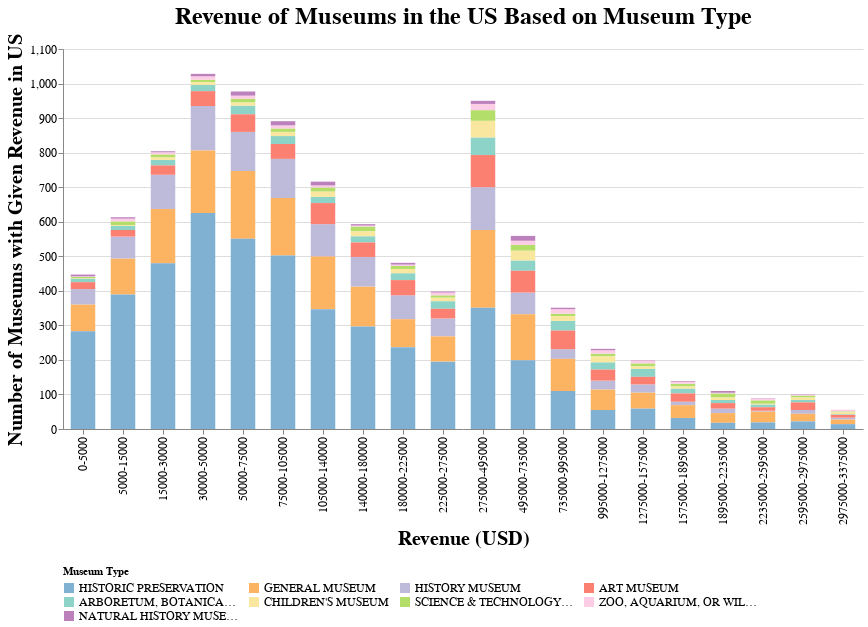

Notebook cell for this chart:
### Code cell
large

### Figure 1 — Vega-Lite specification as saved in the notebook (floating-point values rounded to 4 significant figures; data arrays with more than 128 entries replaced by an {"elided": "..."} marker saying what was removed)
{"config": {"view": {"continuousWidth": 400, "continuousHeight": 300, "strokeWidth": 0}, "axis": {"labelFontSize": 12, "titleFontSize": 20}, "legend": {"columns": 4, "labelFontSize": 12, "orient": "bottom"}, "title": {"fontSize": 24}}, "data": {"name": "data-255e4f02faefc82fdbad5a3c6f968756"}, "mark": {"type": "bar", "size": 24.5}, "encoding": {"color": {"type": "nominal", "field": "Museum Type", "scale": {"domain": ["HISTORIC PRESERVATION", "GENERAL MUSEUM", "HISTORY MUSEUM", "ART MUSEUM", "ARBORETUM, BOTANICAL GARDEN, OR NATURE CENTER", "CHILDREN'S MUSEUM", "SCIENCE & TECHNOLOGY MUSEUM OR PLANETARIUM", "ZOO, AQUARIUM, OR WILDLIFE CONSERVATION", "NATURAL HISTORY MUSEUM"], "range": ["#80b1d3", "#fdb462", "#bebada", "#fb8072", "#8dd3c7", "#F9E79F", "#b3de69", "#fccde5", "#bc80bd"]}, "sort": ["HISTORIC PRESERVATION", "GENERAL MUSEUM", "HISTORY MUSEUM", "ART MUSEUM", "ARBORETUM, BOTANICAL GARDEN, OR NATURE CENTER", "CHILDREN'S MUSEUM", "SCIENCE & TECHNOLOGY MUSEUM OR PLANETARIUM", "ZOO, AQUARIUM, OR WILDLIFE CONSERVATION", "NATURAL HISTORY MUSEUM"]}, "order": {"type": "quantitative", "field": "color_Museum Type_sort_index"}, "x": {"type": "nominal", "field": "Revenue", "sort": ["0-5000", "5000-15000", "15000-30000", "30000-50000", "50000-75000", "75000-105000", "105000-140000", "140000-180000", "180000-225000", "225000-275000", "275000-495000", "495000-735000", "735000-995000", "995000-1275000", "1275000-1575000", "1575000-1895000", "1895000-2235000", "2235000-2595000", "2595000-2975000", "2975000-3375000"], "title": "Revenue (USD)"}, "y": {"type": "quantitative", "axis": {"grid": true}, "field": "Number of Museums", "title": "Number of Museums with Given Revenue in US"}}, "height": 380, "title": "Revenue of Museums in the US Based on Museum Type", "width": 800, "$schema": "https://vega.github.io/schema/vega-lite/v4.8.1.json", "datasets": {"data-255e4f02faefc82fdbad5a3c6f968756": {"elided": "180 records"}}}
